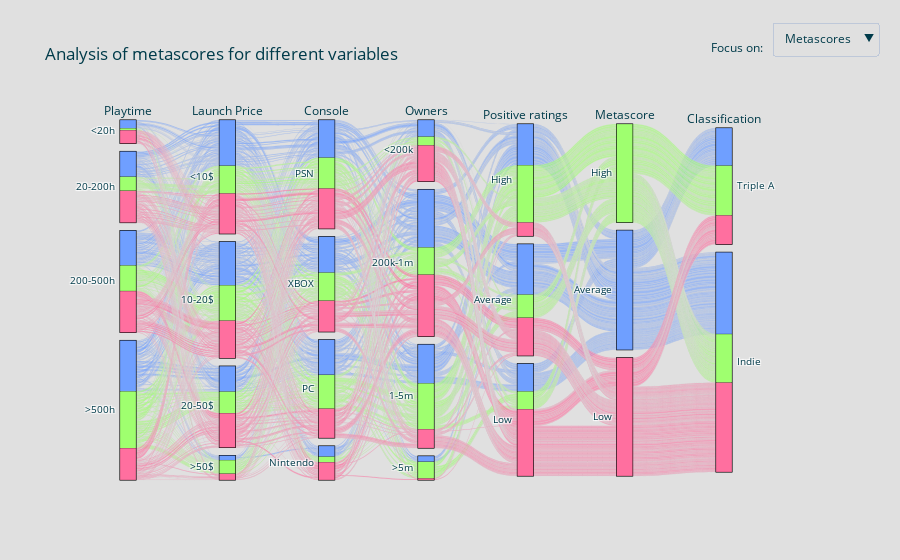

This figure's notebook cell:
### Markdown cell above
### Other Variables

There are a lot of reason why a game is popular/good. In this section we would like to look at ...

### Code cell
{
    "tags": [
        "hide_input",
    ]
}

df1 = pd.read_csv('../docs/DATASETS/result.csv')
df1['name'] = df1['name'].str.lower().replace(r'\s+','',regex=True).replace(r':','',regex=True).replace(r'-','',regex=True)

df2 = pd.read_csv('../docs/DATASETS/vgsales.csv')
df2['name'] = df2['name'].str.lower().replace(r'\s+','',regex=True).replace(r':','',regex=True).replace(r'-','',regex=True)

df3 = pd.read_csv('../docs/DATASETS/steam.csv')
df3['name'] = df3['name'].str.lower().replace(r'\s+','',regex=True).replace(r':','',regex=True).replace(r'-','',regex=True)

df4 = pd.read_csv('../docs/DATASETS/steam_reviews_revenue.csv')
df4['name'] = df4['name'].str.lower().replace(r'\s+','',regex=True).replace(r':','',regex=True).replace(r'-','',regex=True)

df1.set_index('name', inplace=True)
df2.set_index('name', inplace=True)
df3.set_index('name', inplace=True)
df4.set_index('name', inplace=True)

df2.drop(columns='publisher', inplace=True)
df4.drop(columns=['appid','english','release_date','developer','publisher','platforms','required_age',
                  'categories','genres','steamspy_tags','achievements','positive_ratings','negative_ratings',
                  'average_playtime','median_playtime','owners','Unnamed: 0.1','Unnamed: 0'], inplace=True)

temp_df = df1.join(df2, on='name', how='inner',rsuffix=' - df2')
temp_df = temp_df.join(df3, on='name', how='inner',rsuffix=' - df3')
com_df = temp_df.join(df4, on='name', how='inner', rsuffix=' - df4').reset_index()

com_df = com_df[com_df['average_playtime'] > 0]

# pos neg ratio rating
com_df['ratio_rating'] = com_df['positive_ratings'] / (com_df['negative_ratings'] + com_df['positive_ratings'])

ratio_se = pd.qcut(com_df['ratio_rating'], q=3, retbins=True, labels=['Low','Average','High'])
com_df['ratio_bins'] = ratio_se[0]

# metascore 
# meta_se = pd.qcut(com_df['metascore'], q=5, retbins=True, labels=['very low','low','medium','high','very high']) # orginal
meta_se = pd.qcut(com_df['metascore'], q=3, retbins=True, labels=['Low','Average','High']) # test

com_df['meta_bins'] = meta_se[0]

# owners
owners_bins = {
    '0-20000':'<200k',
    '20000-50000':'<200k',
    '50000-100000':'<200k',
    '100000-200000':'<200k',
    '200000-500000':'200k-1m',
    '500000-1000000':'200k-1m',
    '1000000-2000000':'1-5m',
    '2000000-5000000':'1-5m',
    '5000000-10000000':'>5m',
    '10000000-20000000':'>5m',
    '20000000-50000000':'>5m',
    '50000000-100000000':'>5m',
    '100000000-200000000':'>5m',
}
com_df['owners_bins'] = com_df['owners'].map(owners_bins,)

# consoles 
console_bins = {
    'PC':'PC',
    'PS4':'PSN',
    'XONE':'XBOX',
    'X360':'XBOX',
    'Switch':'Nintendo',
    'PS3':'PSN',
    'WIIU':'Nintendo',
    'XBOX':'XBOX',
    'VITA':'PSN',
    'PS2':'PSN',
    'WII':'Nintendo',
    'PSP':'PSN',
    '3DS':'Nintendo',
    'DS':'Nintendo',
    'GC':'Nintendo',
    'GBA':'Nintendo',
    'PS':'PSN',
    'DC':'Nintendo',
}
com_df['console_bins'] = com_df['console'].map(console_bins)

# price
price_se = pd.cut(com_df['Launch Price'],[-1,10,20,50,500],labels=['<10$','10-20$','20-50$','>50$'],retbins=True)
com_df['price_bins'] = price_se[0]

# playtime
playt_se = pd.cut(com_df['average_playtime'],[-1,20,200,500,100000],labels=['<20h','20-200h','200-500h','>500h'],retbins=True)
com_df['playt_bins'] = playt_se[0]
com_df['average_playtime'].value_counts()

# is AAA
AAA_bins = {
    1:'Triple A',
    0:'Indie'
}
com_df['AAA_bins'] = com_df['is_aaa'].map(AAA_bins)


low = '#FF6F9F'
Average = '#6F9FFF'
high = '#9FFF6F'

meta_colors = {
    'Low':low,
    'Average':Average,
    'High':high,
}

AAA_colors = {
    0:low,
    1:Average
}

data = go.Parcats(
    dimensions=[
        {'label':'Playtime',
         'values':com_df['playt_bins'],
         'categoryorder': 'array','categoryarray':['<20h','20-200h','200-500h','>500h']},
        
        {'label':'Launch Price',
         'values':com_df['price_bins'],
         'categoryorder': 'array','categoryarray':['<10$','10-20$','20-50$','>50$']},
        
        {'label':'Console',
         'values':com_df['console_bins']},

        {'label':'Owners',
         'values':com_df['owners_bins'],
         'categoryorder': 'array', 'categoryarray':['<200k','200k-1m','1-5m','>5m']},
        
        {'label':'Positive ratings',
         'values':com_df['ratio_bins'],
         'categoryorder': 'array', 'categoryarray':['High','Average','Low']},
        
        {'label':'Metascore',
         'values':com_df['meta_bins'],
         'categoryorder': 'array', 'categoryarray':['High','Average','Low']},


        {'label':'Classification',
         'values':com_df['AAA_bins']}
    ],
    sortpaths='backward',
    # hoveron = 'color',
    line={'color' : [meta_colors[meta] for meta in com_df['meta_bins']], # comparing for meta score
    # line={'color' : [AAA_colors[meta] for meta in com_df['is_aaa']], # comparing for Triple A
          'shape':'hspline'}, # 'hspline' is nicer but slower
)

layout = go.Layout(
    title = 'Analysis of metascores for different variables',
    paper_bgcolor = '#E0E0E0',
    font={'color':'#003B4A'},
    # width=1500 # test
)

fig = go.Figure(data=data, layout=layout)

fig.update_layout(
    updatemenus=[
        dict(
            buttons=list([
                dict(
                    args=[{'line': {'color': [meta_colors[meta] for meta in com_df['meta_bins']],'shape':'hspline'}}],
                    label="Metascores",
                    method="restyle"
                ),
                dict(
                    args=[{'line': {'color': [AAA_colors[meta] for meta in com_df['is_aaa']],'shape':'hspline'}}],
                    label="Triple A",
                    method="restyle"
                )
            ]),
            direction="down",
            pad={"r": 10, "t": 10},
            showactive=True,
            x=1,
            xanchor="left",
            y=1.3,
            yanchor="top"
        ),
    ]
)

# Add annotation
fig.update_layout(
    annotations=[
        dict(text="Focus on:", showarrow=False,
        x=.99, y=1.23, yref="paper", align="left")
    ]
)

fig.show()

### Figure 1 — Plotly figure (JSON) as saved in the notebook; plotly's stock layout.template omitted (floating-point values rounded to 4 significant figures; data arrays with more than 128 entries replaced by an {"elided": "..."} marker saying what was removed)
{"data": [{"dimensions": [{"categoryarray": ["<20h", "20-200h", "200-500h", ">500h"], "categoryorder": "array", "label": "Playtime", "values": {"elided": "1907 str values"}}, {"categoryarray": ["<10$", "10-20$", "20-50$", ">50$"], "categoryorder": "array", "label": "Launch Price", "values": {"elided": "1907 str values"}}, {"label": "Console", "values": {"elided": "1907 str values"}}, {"categoryarray": ["<200k", "200k-1m", "1-5m", ">5m"], "categoryorder": "array", "label": "Owners", "values": {"elided": "1907 str values"}}, {"categoryarray": ["High", "Average", "Low"], "categoryorder": "array", "label": "Positive ratings", "values": {"elided": "1907 str values"}}, {"categoryarray": ["High", "Average", "Low"], "categoryorder": "array", "label": "Metascore", "values": {"elided": "1907 str values"}}, {"label": "Classification", "values": {"elided": "1907 str values"}}], "line": {"color": {"elided": "1907 str values"}, "shape": "hspline"}, "sortpaths": "backward", "type": "parcats"}], "layout": {"annotations": [{"align": "left", "showarrow": false, "text": "Focus on:", "x": 0.99, "y": 1.23, "yref": "paper"}], "autosize": true, "font": {"color": "#003B4A"}, "paper_bgcolor": "#E0E0E0", "title": {"text": "Analysis of metascores for different variables"}, "updatemenus": [{"buttons": [{"args": [{"line": {"color": {"elided": "1907 str values"}, "shape": "hspline"}}], "label": "Metascores", "method": "restyle"}, {"args": [{"line": {"color": {"elided": "1907 str values"}, "shape": "hspline"}}], "label": "Triple A", "method": "restyle"}], "direction": "down", "pad": {"r": 10, "t": 10}, "showactive": true, "x": 1, "xanchor": "left", "y": 1.3, "yanchor": "top"}]}}
